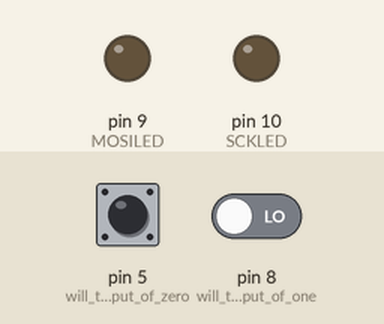
Recording of a sketch running on a simulated Arduino Uno, built with avr-gcc and run on an emulated ATmega328P. On the bench: output pins drawn as LEDs (lit = HIGH). Dashed ring = blinking. Inputs (shaded band) come from the test bench; at power-on: pin 5 (will_take_input_of_zero) LOW, pin 8 (will_take_input_of_one) LOW. Pins used as bus, display or sensor lines are not drawn.

Above: at 1.2 s.
1.3 s: pin 5 (will_take_input_of_zero) driven HIGH
At 2.6 s:
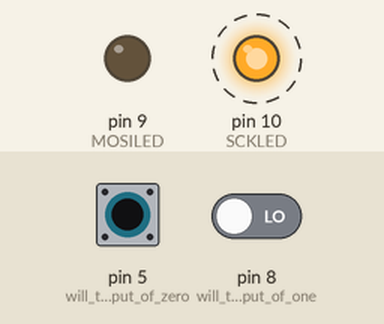
4.3 s: pin 5 (will_take_input_of_zero) driven LOW and pin 8 (will_take_input_of_one) driven HIGH
At 6.0 s:
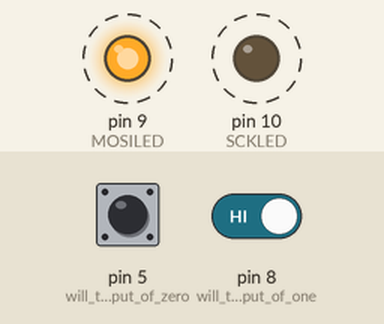
7.3 s: pin 8 (will_take_input_of_one) driven LOW
At 8.2 s:
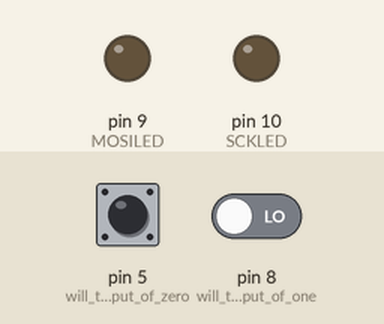
8.8 s: pin 8 (will_take_input_of_one) driven HIGH
At 9.4 s:
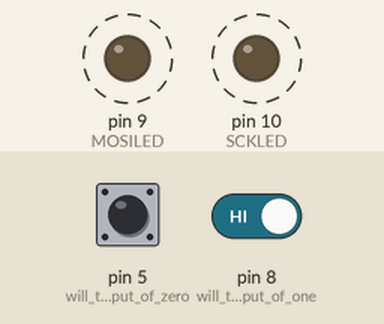
11.8 s: pin 5 (will_take_input_of_zero) pulsed HIGH 5 times (0.12 s each, 0.3 s apart)
Timing chart, 0 to 63.8 s (numbered marks = the images above; inputs shaded):
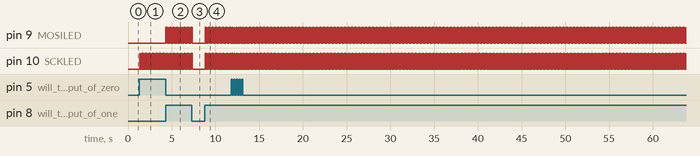

The sketch:

MIni_Manual_Programmer.ino
```cpp
#define MOSI 6
#define MOSILED 9
#define SCK 7
#define SCKLED 10

int debounce_detect();
int OperateSlave(int);

void setup() {
  // put your setup code here, to run once:
pinMode(5,INPUT);            //will take input of zero
pinMode(8,INPUT);             //will take input of one
pinMode(MOSI, OUTPUT);
pinMode(MOSILED, OUTPUT);
pinMode(SCK, OUTPUT);
pinMode(SCKLED, OUTPUT);
}

void loop() {
  // put your main code here, to run repeatedly:
int keyvalue = debounce_detect();
OperateSlave(keyvalue);
}

int debounce_detect()
{
  int ONE, ZERO, C0, C1;
  ONE = digitalRead(8);
  ZERO = digitalRead(5);
  delay(30);
  C0 = digitalRead(5);
  C1 = digitalRead(8);
  if(ZERO == HIGH && C0 == HIGH)
    return 5;
  else if(ONE == HIGH && C1 == HIGH)
    return 8;
  else
    return 0;
}

int OperateSlave(int keyvalue)
{
  switch(keyvalue)
  {
    case 0: return 0;
            break;
    case 5: digitalWrite(SCK,HIGH);
            digitalWrite(SCKLED,HIGH);
            delay(10);
            digitalWrite(SCK,LOW);
            digitalWrite(SCKLED,LOW);
            break;
    case 8: digitalWrite(MOSI, HIGH);
            digitalWrite(MOSILED, HIGH);
            delay(10);
            digitalWrite(SCK, HIGH);
            digitalWrite(SCKLED,HIGH);
            delay(10);
            digitalWrite(SCK, LOW);
            digitalWrite(SCKLED, LOW);
            digitalWrite(MOSI, LOW);
            digitalWrite(MOSILED, LOW);
            break;
   default: return 0;
            break;
  }

}
```

Measured:
- after the input at 1.3 s, pin 10 (SCKLED): alternates HIGH for 0.01 s and LOW for 0.03 s, starting after 0.05 s
- after the input at 4.3 s, pin 9 (MOSILED): alternates HIGH for 0.02 s and LOW for 0.03 s, starting at once; pin 10 (SCKLED): alternates HIGH for 0.01 s and LOW for 0.04 s, starting after 0.05 s
- after the input at 7.3 s, pin 9 (MOSILED), pin 10 (SCKLED): goes on until 7.3 s, then stays LOW
- after the input at 8.8 s, pin 9 (MOSILED): alternates HIGH for 0.02 s and LOW for 0.03 s, starting after 0.05 s; pin 10 (SCKLED): alternates HIGH for 0.01 s and LOW for 0.04 s, starting after 0.06 s
